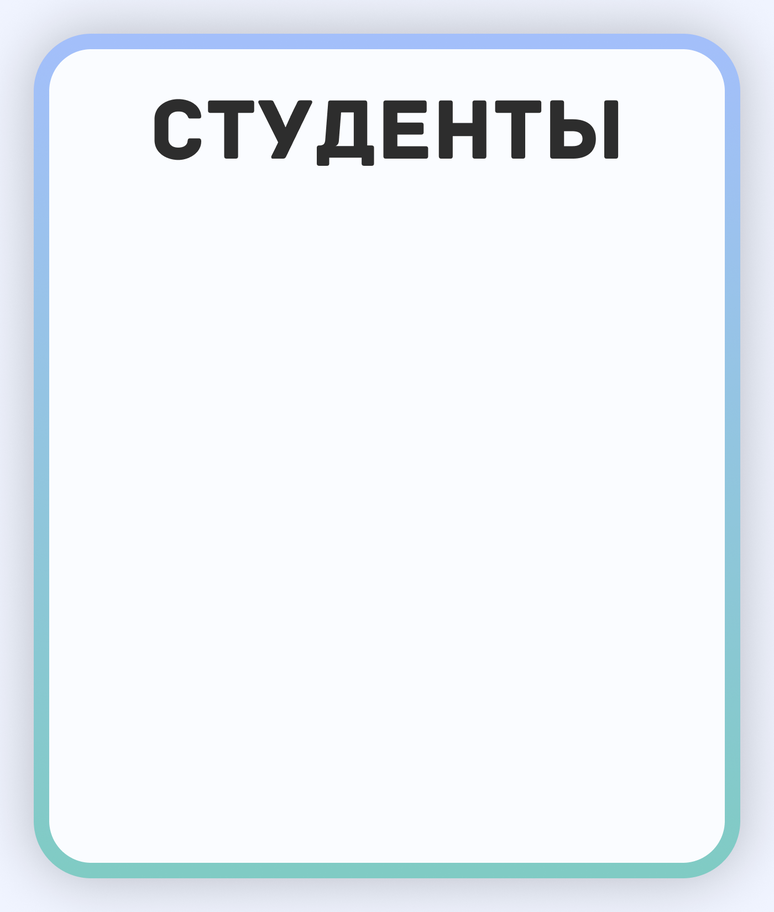
#> input picture modules/imagegen/background.png, 774 x 912 px, shrunk from 1400 x 1650 before the run
$ python spisok.py
#> lines starting #> are read from the running program, lines starting #| are printed output that depends on the picture
from PIL import Image, ImageDraw, ImageFont
import math

def generate_image_with_text(
    text_lines,
    image_path,
    background_path="background.png",
    columns=2,
    highlight_name=None,
    margin_left=20,
    margin_top=20
):
    # Открываем фон
#> called with image_path = 'output_on_background_custom.png', background_path = 'background.png', columns = 2, highlight_name = 'Анатолий', margin_left = 180, margin_top = 360
    img = Image.open(background_path).convert("RGB")
    draw = ImageDraw.Draw(img)

    font = ImageFont.truetype("inter.ttf", 24)
    line_height = 35

    # Считаем количество строк в колонке
    rows_per_column = math.ceil(len(text_lines) / columns)

    # Определяем максимальную ширину текста
    max_text_width = max(draw.textlength(line, font=font) for line in text_lines)
#> max_text_width = 618.4

    # Ширина колонки = максимальная ширина + небольшой запас
    col_width = int(max_text_width + 50)
#> col_width = 668

    # Проверяем, помещается ли текст по ширине и высоте фона
    bg_width, bg_height = img.size
#> bg_width = 774; bg_height = 912
    needed_width = margin_left + col_width * columns + margin_left
#> needed_width = 1696
    needed_height = margin_top + rows_per_column * line_height + margin_top

    if needed_width > bg_width or needed_height > bg_height:
        print(f"ВНИМАНИЕ: текст может не поместиться на фоне! Фон: {bg_width}x{bg_height}, нужно: {needed_width}x{needed_height}")
#| ВНИМАНИЕ: текст может не поместиться на фоне! Фон: 774x912, нужно: 1696x1700

    # Цвета
    text_color = (30, 30, 30)
    highlight_bg = (255, 255, 150)

    # Рисуем текст
    for idx, line in enumerate(text_lines):
        col = idx // rows_per_column
        row = idx % rows_per_column

        x = margin_left + col * col_width
        y = margin_top + row * line_height

        # Подсветка
        if highlight_name and highlight_name.lower() in line.lower():
            bbox = draw.textbbox((x, y), line, font=font)
            draw.rectangle(bbox, fill=highlight_bg)

        draw.text((x, y), line, font=font, fill=text_color)
#> this loop made 55 passes
#> (x, bbox) on passes 13, 27: (180, (180, 785, 438, 808)), (180, (180, 1275, 442, 1295))
#> x on passes 1 to 6: 180, 180, 180, 180, 180, 180

    img.save(image_path)
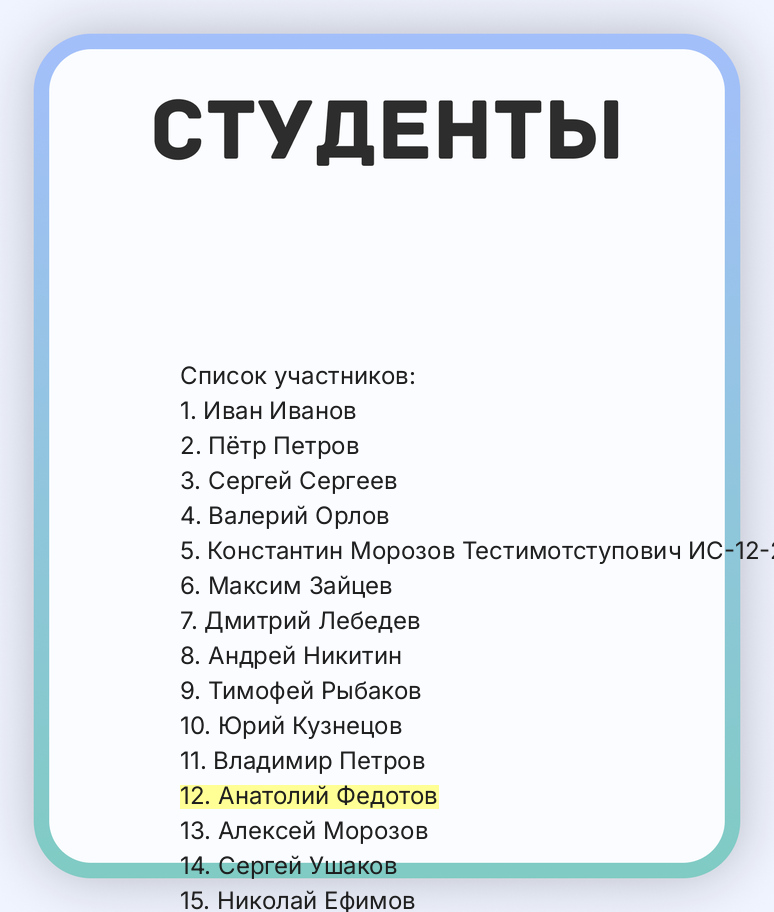
#> saved as output_on_background_custom.png: PIL image 774x912 RGB; mean R, G, B 229.3, 234.6, 239.3
    return image_path

sample_text = [ "Список участников:", "1. Иван Иванов", "2. Пётр Петров", "3. Сергей Сергеев", "4. Валерий Орлов", "5. Константин Морозов Тестимотступович ИС-12-25", "6. Максим Зайцев", "7. Дмитрий Лебедев", "8. Андрей Никитин", "9. Тимофей Рыбаков", "10. Юрий Кузнецов", "11. Владимир Петров", "12. Анатолий Федотов", "13. Алексей Морозов", "14. Сергей Ушаков", "15. Николай Ефимов", "16. Павел Якимов", "17. Евгений Соколов", "18. Василий Орлов", "19. Виктор Журавлёв", "20. Роман Белов", "21. Константин Лебедев", "22. Дмитрий Никитин", "23. Тимофей Морозов", "24. Андрей Петров", "25. Юрий Кузнецов", "26. Анатолий Рыбаков", "27. Алексей Ушаков", "28. Николай Федотов", "29. Максим Зайцев", "30. Павел Некитин", "31. Евгений Кузнецов", "32. Роман Якимов", "33. Сергей Морозов", "34. Василий Орлов", "35. Владимир Никитин", "36. Дмитрий Журавлёв", "37. Константин Соколов", "38. Максим Белов", "39. Алексей Кузнецов", "40. Тимофей Петров", "41. Василий Рыбаков", "42. Андрей Якимов", "43. Юрий Никитин", "44. Павел Журавлёв", "45. Евгений Морозов", "46. Николай Ушаков", "47. Владимир Белов", "48. Роман Соколов", "49. Алексей Зайцев", "50. Константин Лебедев", "51. Максим Петров", "52. Дмитрий Орлов", "53. Тимофей Федотов", "54. Андрей Якимов" ]


generate_image_with_text(
    sample_text,
    "output_on_background_custom.png",
    background_path="background.png",
    columns=2,
    highlight_name="Анатолий",
    margin_left=180,
    margin_top=360
)
